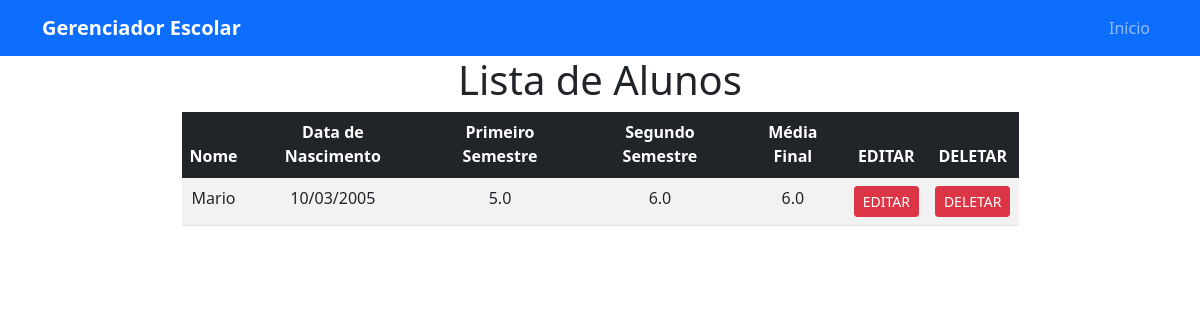
/alunos/, run on an earlier commit of the app's database.
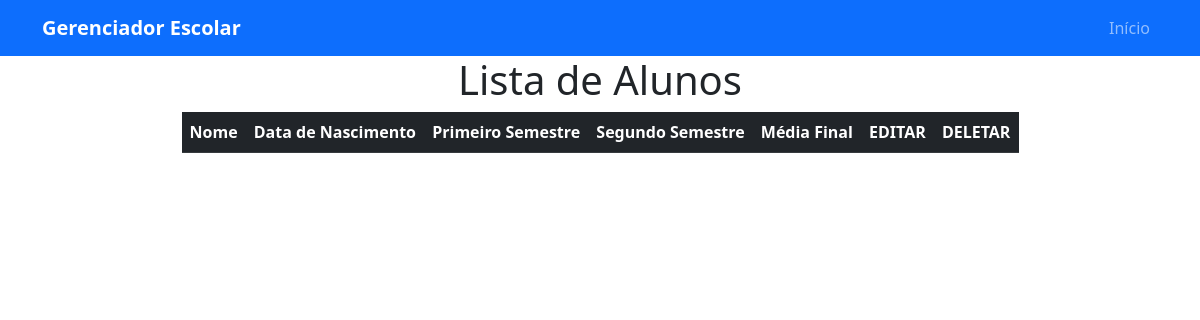
And on a later commit of the database.
### model/aluno.py (models this page shows)
class Aluno(db.Model):
    __tablename__ = "alunos"
    id = db.Column(db.Integer, primary_key=True)
    nome = db.Column(db.String, nullable=False)
    idade = db.Column(db.Integer, nullable=False)
    data_nascimento = db.Column(db.Date, nullable=False)
    nota_primeiro_semestre =db.Column(db.Float,nullable=True)
    nota_segundo_semestre =db.Column(db.Float, nullable=True)
    media_final = db.Column(db.Float, nullable=True)
    turma_id = db.Column(db.Integer, db.ForeignKey("turmas.id"), nullable=False)
    turma = db.relationship("Turma", back_populates="alunos")

### routes/aluno_routes.py (the view)
@alunos_bp.route("/")
def listar_alunos():
    alunos = AlunoController.index()
    return render_template("alunos.html", alunos=alunos, titulo="Lista de Alunos")

### controller/aluno_controller.py (called while the page is built)
    @staticmethod
    def index():
        alunos = Aluno.query.all()
        return alunos

### templates/alunos.html (shortened to what this page needs)
<!DOCTYPE html>
<html lang="pt-BR">
<head>
    <link rel="stylesheet" href="{{ url_for('static', filename='bootstrap.css') }}">
</head>
<body>
<header>
    <nav class="navbar navbar-expand-lg navbar-dark bg-primary">
        <div class="container">
            <a class="navbar-brand fw-bold" href="{{ url_for('pagina_inicial') }}">Gerenciador Escolar</a>
            <div class="collapse navbar-collapse" id="navbarNav">
                <ul class="navbar-nav ms-auto">
                    <li class="nav-item"> <a class="nav-link" href="{{ url_for('pagina_inicial') }}">Início</a> </li>
                </ul>
            </div>
        </div>
    </nav>
</header>
    <div class="container d-flex flex-column justify-content-center align-items-center">
        <div>
            <h1>{{ titulo }}</h1>
        </div>
        <div class="table-responsive" style="width: 75%;">
            <table class="table table-striped table-hover text-center">
                <thead class="table-dark">
                    <tr>
                        <th>Nome</th>
                        <th>Data de Nascimento</th>
                        <th>Primeiro Semestre</th>
                        <th>Segundo Semestre</th>
                        <th>Média Final</th>
                        <th>EDITAR</th>
                        <th>DELETAR</th>
                    </tr>
                </thead>
                <tbody>
                    {% for aluno in alunos %}
                    <tr>
                        <td>{{ aluno.nome }}</td>
                        <td>{{ aluno.data_nascimento.strftime("%d/%m/%Y") }}</td>
                        <td>{{ aluno.nota_primeiro_semestre }}</td>
                        <td>{{ aluno.nota_segundo_semestre }}</td>
                        <td>{{ aluno.media_final }}</td>
                        <td><a href="{{ url_for('aluno_rota.editar_aluno', nome=aluno.nome) }}" class="btn btn-danger btn-sm">EDITAR</a></td>
                        <td><a href="{{ url_for('aluno_rota.deletar_aluno', nome=aluno.nome) }}" class="btn btn-danger btn-sm">DELETAR</a></td>
                    </tr>
                    {% endfor %}
                </tbody>
            </table>
        </div>
    </div>
</body>
</html>

What changed in the data, as far as the page shows it:
removed Aluno: nome "Mario", data_nascimento "10/03/2005", nota_primeiro_semestre "5.0", nota_segundo_semestre "6.0", media_final "6.0"
